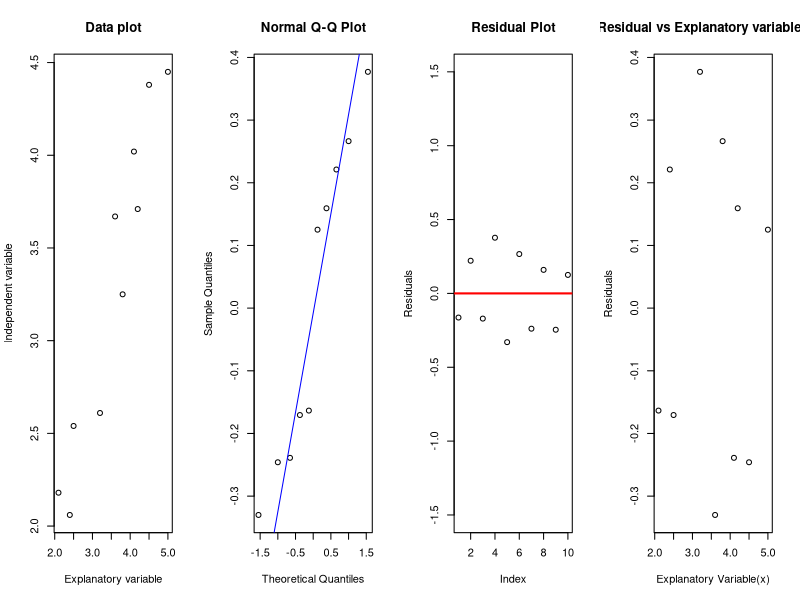

This figure's R source:
linearmodel<-function(y,x, include.plots=c(T, F))
{
  # stopifnot(is.null(df$b)==T && is.null(df$a)==T)
  x<-as.numeric(x)
  y<-as.numeric(y)
  # x is an explanatory variable
  # y is an independent variable
  
  sxx<-sum(x**2)-(sum(x))**2/length(x)
  sxy<-sum(x*y)-(sum(x)*sum(y))/length(x)
  syy<-sum(y**2)-(sum(y))**2/length(y)
  
  bb<-sxy/sxx
  aa<-mean(y)-bb*mean(x)
  
  # residual sum of squares
  ssres<-syy-(sxy**2/sxx)
  
  # total sum of squares
  sstot=syy
  
  # regression sum of squares
  ssreg<-sstot-ssres
  
  p0<-message("Sum of Squares statistics: ")
  divider0<-message("=========================================")
  p1<-message("Total sum of squares: ", sstot)
  p2<-message("Residual sum of squares: ", round(ssres, 4))
  p3<-message("Regression sum of squares: ",round(ssreg, 4))
  divider<-message("=========================================")
  p4<-message("Coefficient(intercept): ", round(aa, 4), sep=" ", collapse="")
  p5<-message("Coefficient x: ", round(bb, 4), sep=" ", collapse="")
  
  pred<-((bb*x)+aa) # pedicted values
  res<-pred-y
  
  
  # print("Summary of residuals: ")
  # summary(res)
  # sres<-paste(print("Summary of residuals: ", summary(res)))
  
  if(include.plots==T)
  {
    # plot area setting
    par(mfrow=c(1,4)) 
    # the data plot
    plot(x,y, ylab="Independent variable",xlab="Explanatory variable",
         main="Data plot")
    # normal qq plot
    qqnorm(res)
    qqline(res, col="blue")
    # residual plot
    plot(res, main="Residual Plot", ylab="Residuals", ylim=c(-1.5,1.5))
    abline(h=0, lwd=2, col="red")
    # residual vs explanatory variable plot
    plot(x,res, ylab="Residuals", xlab="Explanatory Variable(x)", 
         main="Residual vs Explanatory variable plot")
  }
  else{}

  return(c(p0,divider0,p1,p2,p3,divider,p4,p5))
}
  
# a small example to illustrate its working
carmileage<-c(2.10, 2.40, 2.50, 3.20, 3.60, 3.80, 4.10, 4.20, 4.50, 5.00)
claimamount<-c(2.18, 2.06, 2.54, 2.61, 3.67, 3.25, 4.02, 3.71, 4.38, 4.45)

linearmodel(claimamount,carmileage, include.plots = T)

# comparing its working with lm
lm(claimamount~carmileage)
